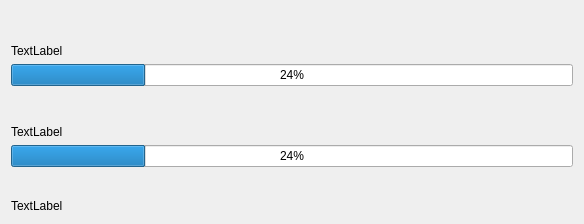
<?xml version="1.0" encoding="UTF-8"?>
<ui version="4.0">
 <class>progress_window</class>
 <widget class="QDialog" name="progress_window">
  <property name="geometry">
   <rect>
    <x>0</x>
    <y>0</y>
    <width>584</width>
    <height>224</height>
   </rect>
  </property>
  <property name="windowTitle">
   <string>Dialog</string>
  </property>
  <layout class="QGridLayout" name="gridLayout">
   <item row="0" column="0">
    <layout class="QVBoxLayout" name="verticalLayout">
     <item>
      <spacer name="verticalSpacer_3">
       <property name="orientation">
        <enum>Qt::Vertical</enum>
       </property>
       <property name="sizeHint" stdset="0">
        <size>
         <width>20</width>
         <height>40</height>
        </size>
       </property>
      </spacer>
     </item>
     <item>
      <widget class="QLabel" name="label">
       <property name="text">
        <string>TextLabel</string>
       </property>
      </widget>
     </item>
     <item>
      <widget class="QProgressBar" name="progressBar_2">
       <property name="value">
        <number>24</number>
       </property>
      </widget>
     </item>
     <item>
      <spacer name="verticalSpacer">
       <property name="orientation">
        <enum>Qt::Vertical</enum>
       </property>
       <property name="sizeHint" stdset="0">
        <size>
         <width>20</width>
         <height>40</height>
        </size>
       </property>
      </spacer>
     </item>
    </layout>
   </item>
   <item row="1" column="0">
    <layout class="QVBoxLayout" name="verticalLayout_2">
     <item>
      <widget class="QLabel" name="label_2">
       <property name="text">
        <string>TextLabel</string>
       </property>
      </widget>
     </item>
     <item>
      <widget class="QProgressBar" name="progressBar_3">
       <property name="value">
        <number>24</number>
       </property>
      </widget>
     </item>
     <item>
      <spacer name="verticalSpacer_2">
       <property name="orientation">
        <enum>Qt::Vertical</enum>
       </property>
       <property name="sizeHint" stdset="0">
        <size>
         <width>20</width>
         <height>40</height>
        </size>
       </property>
      </spacer>
     </item>
    </layout>
   </item>
   <item row="2" column="0">
    <widget class="QLabel" name="label_3">
     <property name="text">
      <string>TextLabel</string>
     </property>
    </widget>
   </item>
  </layout>
 </widget>
 <resources/>
 <connections/>
</ui>
